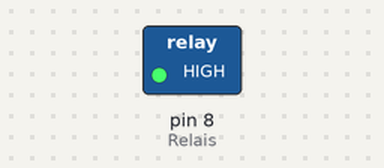
Bench run of a sketch on a simulated Arduino Uno, built with avr-gcc and run on an emulated ATmega328P. Shown: switched loads named in the sketch (green lamp = pin HIGH). Dashed ring = blinking.

Above: at 0.5 s.
Timing chart, 0 to 4.6 s (numbered marks = the images above):
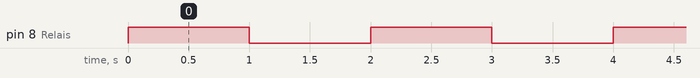

Measured:
- by itself, pin 8 (Relais): alternates HIGH for 1.0 s and LOW for 1.0 s

The sketch:

Uno_Relais.ino
```cpp
/*
 * File: Uno_Relais.ino
 *
 * Ansteuerung einer Last durch ein an IO/-Pin 8
 * angeschlossenes Relais.
 *
 * Claus Kühnel 2020-03-14 info@ckuehnel.ch
 */

const int Relais = 8; // Relais @ Pin 8

void setup()
{
  pinMode(Relais, OUTPUT);
  digitalWrite(Relais, LOW);
}

void loop()
{
  digitalWrite(Relais, HIGH);
  delay(1000);
  digitalWrite(Relais, LOW);
  delay(1000);
}
```
